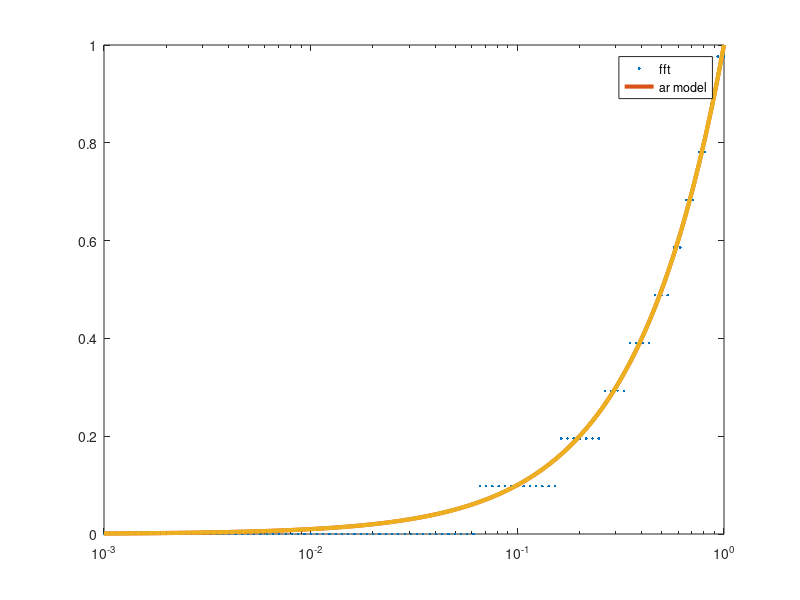

The MATLAB script that drew this image:
clear all;close all
n=1024;dt=0.01;t=(1:n)*dt-dt;f=t/dt/dt/n;
freqfft=[];freqar=[];
ff=logspace(-3,0,100);
for freq=ff
  omega = 2*pi*freq;y=sin(omega*t);
  ffty=fft(y)/(n/2);
  [maxval,maxind]=max(abs(ffty(1:end/2+1)));
  freqfft=[freqfft,f(maxind)];
  A=[];jisuu=2;
  for i=1:jisuu
    tA=y(((jisuu+1):end)-i);A = [A,tA(:)];
  end
  tB=y((jisuu+1):end);B=tB(:);
  AR=A\B;
  a11=log(roots([1;-AR(:)]))/dt;
  b11=abs(a11);
  freqar=[freqar,b11/2/pi];
  disp(['theta'])
  real(a11)./b11
end
semilogx(ff,freqfft,'.',ff,freqar,'-','linewidth',3);
axis tight
legend('fft','ar model');
